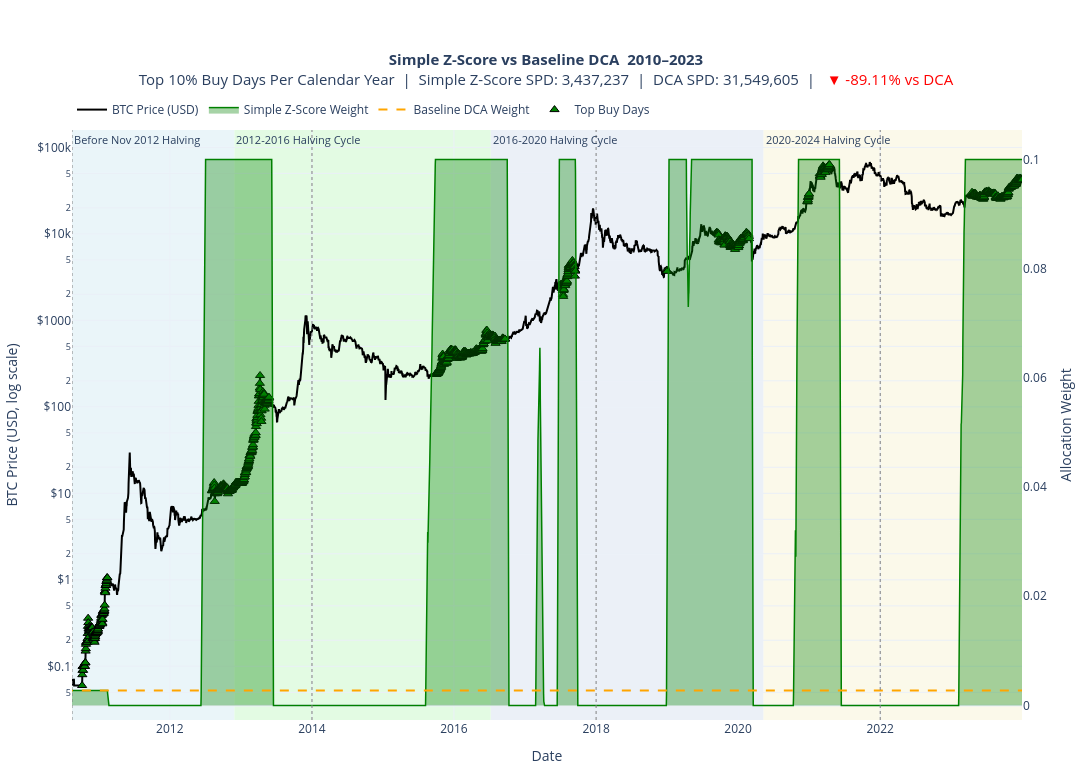

The cell this chart's notebook holds for it:
### Code cell
WINDOW_START = "2010-01-01"
WINDOW_END   = "2023-12-31"
config = ExportConfig(range_start=WINDOW_START, range_end=WINDOW_END)

zscore_dd  = _dedup(runner.export(SimpleZScoreStrategy(), config, btc_df=btc_df), "zscore_weight")
uniform_dd = (
    _dedup(runner.export(UniformStrategy(), config, btc_df=btc_df), "baseline_weight")
    .select(["date", "baseline_weight"])
)

merged_full = zscore_dd.join(uniform_dd, on="date", how="inner")

zscore_w_sum    = merged_full["zscore_weight"].sum()
baseline_w_sum  = merged_full["baseline_weight"].sum()

merged_full = merged_full.with_columns([
    (1e8 / pl.col("price_usd")).alias("sats_per_dollar_dynamic"),
    (1e8 / pl.col("price_usd")).alias("sats_per_dollar_baseline"),
    ((pl.col("zscore_weight")   / zscore_w_sum   * src_config.TOTAL_BUDGET_USD) / pl.col("price_usd") * 1e8).alias("sats_accum_dynamic"),
    ((pl.col("baseline_weight") / baseline_w_sum * src_config.TOTAL_BUDGET_USD) / pl.col("price_usd") * 1e8).alias("sats_accum_baseline"),
])


zscore_spd  = (merged_full["zscore_weight"]  * merged_full["sats_per_dollar_dynamic"]).sum() / merged_full["zscore_weight"].sum()
baseline_spd = (merged_full["baseline_weight"] * merged_full["sats_per_dollar_baseline"]).sum() / merged_full["baseline_weight"].sum()
excess_pct  = (zscore_spd - baseline_spd) / baseline_spd * 100

threshold = merged_full["zscore_weight"].quantile(src_config.TOP_BUY_QUANTILE)
merged_full = merged_full.join(features_df, on="date", how="left").with_columns(
    (pl.col("zscore_weight") >= threshold).alias("heavy_buy")
)
df = merged_full.to_pandas()

cols = plots.StrategyColumns(
    weight="zscore_weight",
    spd="sats_per_dollar_dynamic",
    sats_accum="sats_accum_dynamic",
)

# Full period
full_plot = plots.plot_strategy_full_period(df, cols, "Simple Z-Score", ("2010-08-16", "2023-12-31"))
plt.show()

### Figure 1 — Plotly figure (JSON) as saved in the notebook; plotly's stock layout.template omitted (floating-point values rounded to 4 significant figures; data arrays with more than 128 entries replaced by an {"elided": "..."} marker saying what was removed)
{"data": [{"customdata": {"elided": "5113x8 mixed values"}, "hovertemplate": "<b>Date</b>: %{x|%Y-%m-%d}<br><b>Year</b>: %{customdata[0]}<br><b>Cycle</b>: %{customdata[1]}<br><b>BTC Price</b>: $%{y:,.2f}<br><b>Simple Z-Score Weight</b>: %{customdata[2]:.8f}<br><b>DCA Weight</b>: %{customdata[3]:.8f}<br><b>Simple Z-Score sats/$</b>: %{customdata[4]:,.2f}<br><b>DCA sats/$</b>: %{customdata[5]:,.2f}<br><b>Simple Z-Score sats accum.</b>: %{customdata[6]:,.2f}<br><b>DCA sats accum.</b>: %{customdata[7]:,.2f}<extra></extra>", "line": {"color": "black", "width": 2}, "mode": "lines", "name": "BTC Price (USD)", "type": "scatter", "x": {"elided": "5113 str values"}, "y": {"elided": "5113 float values"}, "yaxis": "y"}, {"customdata": {"elided": "5113x5 mixed values"}, "fill": "tozeroy", "fillcolor": "rgba(0, 128, 0, 0.35)", "hovertemplate": "<b>Date</b>: %{x|%Y-%m-%d}<br><b>Year</b>: %{customdata[0]}<br><b>Cycle</b>: %{customdata[1]}<br><b>Simple Z-Score Weight</b>: %{y:.8f}<br><b>BTC Price</b>: $%{customdata[2]:,.2f}<br><b>Simple Z-Score sats/$</b>: %{customdata[3]:,.2f}<br><b>Simple Z-Score sats accum.</b>: %{customdata[4]:,.2f}<extra></extra>", "line": {"color": "green", "width": 1.5}, "mode": "lines", "name": "Simple Z-Score Weight", "type": "scatter", "x": {"elided": "5113 str values"}, "y": {"elided": "5113 float values"}, "yaxis": "y2"}, {"customdata": {"elided": "5113x5 mixed values"}, "hovertemplate": "<b>Date</b>: %{x|%Y-%m-%d}<br><b>Year</b>: %{customdata[0]}<br><b>Cycle</b>: %{customdata[1]}<br><b>DCA Weight</b>: %{y:.8f}<br><b>BTC Price</b>: $%{customdata[2]:,.2f}<br><b>DCA sats/$</b>: %{customdata[3]:,.2f}<br><b>DCA sats accum.</b>: %{customdata[4]:,.2f}<extra></extra>", "line": {"color": "orange", "dash": "dash", "width": 2}, "mode": "lines", "name": "Baseline DCA Weight", "type": "scatter", "x": {"elided": "5113 str values"}, "y": {"elided": "5113 float values"}, "yaxis": "y2"}, {"customdata": {"elided": "1357x3 float values"}, "hovertemplate": "<b>Top Buy Date</b>: %{x|%Y-%m-%d}<br><b>Year</b>: %{customdata[0]}<br><b>BTC Price</b>: $%{y:,.2f}<br><b>Simple Z-Score Weight</b>: %{customdata[1]:.8f}<br><b>Year Threshold</b>: %{customdata[2]:.8f}<extra></extra>", "marker": {"color": "green", "line": {"color": "black", "width": 1}, "size": 8, "symbol": "triangle-up"}, "mode": "markers", "name": "Top Buy Days", "type": "scatter", "x": {"elided": "1357 str values"}, "y": {"elided": "1357 float values"}, "yaxis": "y"}], "layout": {"annotations": [{"font": {"size": 11}, "showarrow": false, "text": "Before Nov 2012 Halving", "x": "2010-08-16T00:00:00", "xanchor": "left", "xref": "x", "y": 1, "yanchor": "top", "yref": "y domain"}, {"font": {"size": 11}, "showarrow": false, "text": "2012-2016 Halving Cycle", "x": "2012-11-28T00:00:00", "xanchor": "left", "xref": "x", "y": 1, "yanchor": "top", "yref": "y domain"}, {"font": {"size": 11}, "showarrow": false, "text": "2016-2020 Halving Cycle", "x": "2016-07-09T00:00:00", "xanchor": "left", "xref": "x", "y": 1, "yanchor": "top", "yref": "y domain"}, {"font": {"size": 11}, "showarrow": false, "text": "2020-2024 Halving Cycle", "x": "2020-05-11T00:00:00", "xanchor": "left", "xref": "x", "y": 1, "yanchor": "top", "yref": "y domain"}], "height": 780, "hovermode": "x unified", "legend": {"orientation": "h", "x": 0, "xanchor": "left", "y": 1.01, "yanchor": "bottom"}, "margin": {"b": 60, "l": 70, "r": 70, "t": 130}, "shapes": [{"fillcolor": "rgba(173, 216, 230, 0.25)", "layer": "below", "line": {"width": 0}, "opacity": 1.0, "type": "rect", "x0": "2010-08-16T00:00:00", "x1": "2012-11-27T00:00:00", "xref": "x", "y0": 0, "y1": 1, "yref": "y domain"}, {"fillcolor": "rgba(144, 238, 144, 0.25)", "layer": "below", "line": {"width": 0}, "opacity": 1.0, "type": "rect", "x0": "2012-11-28T00:00:00", "x1": "2016-07-08T00:00:00", "xref": "x", "y0": 0, "y1": 1, "yref": "y domain"}, {"fillcolor": "rgba(176, 196, 222, 0.25)", "layer": "below", "line": {"width": 0}, "opacity": 1.0, "type": "rect", "x0": "2016-07-09T00:00:00", "x1": "2020-05-10T00:00:00", "xref": "x", "y0": 0, "y1": 1, "yref": "y domain"}, {"fillcolor": "rgba(238, 232, 170, 0.25)", "layer": "below", "line": {"width": 0}, "opacity": 1.0, "type": "rect", "x0": "2020-05-11T00:00:00", "x1": "2023-12-31T00:00:00", "xref": "x", "y0": 0, "y1": 1, "yref": "y domain"}, {"line": {"color": "gray", "dash": "dot", "width": 1}, "type": "line", "x0": "2010-08-16T00:00:00", "x1": "2010-08-16T00:00:00", "xref": "x", "y0": 0, "y1": 1, "yref": "y domain"}, {"line": {"color": "gray", "dash": "dot", "width": 1}, "type": "line", "x0": "2014-01-01T00:00:00", "x1": "2014-01-01T00:00:00", "xref": "x", "y0": 0, "y1": 1, "yref": "y domain"}, {"line": {"color": "gray", "dash": "dot", "width": 1}, "type": "line", "x0": "2018-01-01T00:00:00", "x1": "2018-01-01T00:00:00", "xref": "x", "y0": 0, "y1": 1, "yref": "y domain"}, {"line": {"color": "gray", "dash": "dot", "width": 1}, "type": "line", "x0": "2022-01-01T00:00:00", "x1": "2022-01-01T00:00:00", "xref": "x", "y0": 0, "y1": 1, "yref": "y domain"}], "title": {"font": {"size": 15}, "text": "<b>Simple Z-Score vs Baseline DCA  2010–2023</b><br>Top 10% Buy Days Per Calendar Year  |  Simple Z-Score SPD: 3,437,237  |  DCA SPD: 31,549,605  |  <span style='color:red;'> <span style='color:red;'>▼ -89.11% vs DCA</span></span>", "x": 0.5}, "width": 1450, "xaxis": {"range": ["2010-08-16T00:00:00", "2023-12-31T00:00:00"], "showgrid": true, "title": {"text": "Date"}}, "yaxis": {"showgrid": true, "side": "left", "tickprefix": "$", "title": {"text": "BTC Price (USD, log scale)"}, "type": "log"}, "yaxis2": {"overlaying": "y", "showgrid": false, "side": "right", "title": {"text": "Allocation Weight"}}}}
